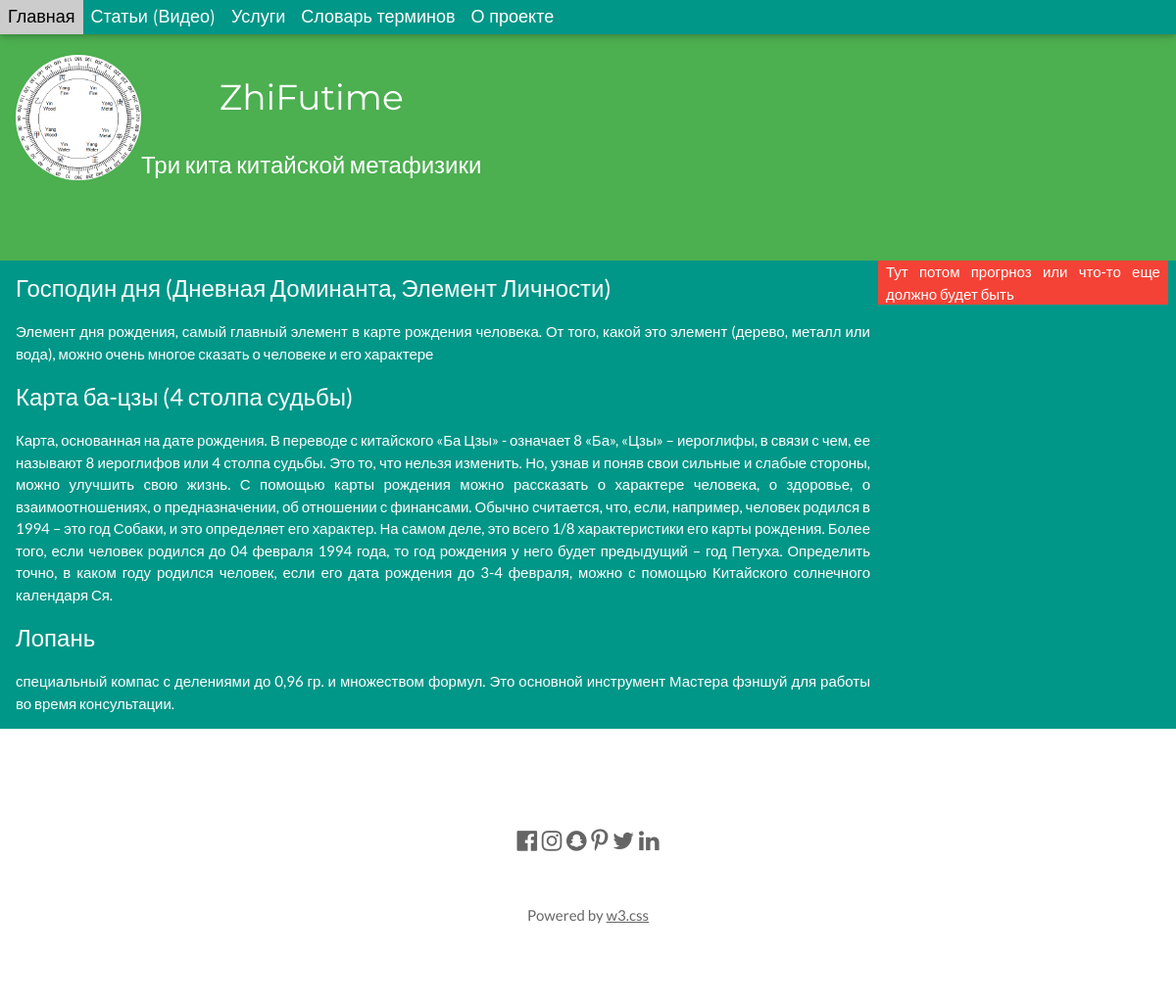
Screenshot of /thesaurus/ with the database file from the repository.
### zhifutime/models.py (models this page shows)
class Term(models.Model):
    title = models.CharField(max_length=80)
    text = models.TextField()
    class Meta:
        ordering = ['title']

### zhifutime/views.py (the view)
# urls.py: url(r'^thesaurus/$', views.thesaurus, name='thesaurus'),
def thesaurus(request):
    terms = Term.objects.all
    return render(request, 'thesaurus.html', {'terms': terms})

### zhifutime/templates/thesaurus.html (shortened to what this page needs)
{%  extends 'basetry.html' %}
{% block main_content %}
    <table class="w3-table-all w3-hoverable">
        {%  for term in terms %}
        <tr>
            <h3>{{ term.title }}</h3>
            <p>{{ term.text }}</p>
        </tr>
        {% endfor %}
    </table>
{% endblock %}

### zhifutime/templates/basetry.html (shortened to what this page needs)
{% load staticfiles %}
<!DOCTYPE html>
<html>
<link rel="stylesheet" href="{% static "w3.css" %}">
<link rel="stylesheet" href="https://cdnjs.cloudflare.com/ajax/libs/font-awesome/4.7.0/css/font-awesome.min.css">
<body>
<div class="w3-top">
  <div class="w3-bar w3-teal w3-card-2 w3-left-align w3-large">
    <a href="{% url "home_page" %}" class="w3-bar-item w3-button w3-padding-small w3-white">Главная</a>
    <a href="{% url "articles" %}" class="w3-bar-item w3-button w3-hide-small  w3-padding-small w3-hover-white">Статьи (Видео)</a>
    <a href="{% url "services" %}" class="w3-bar-item w3-button w3-hide-small  w3-padding-small w3-hover-white">Услуги</a>
    <a href="{% url "thesaurus" %}" class="w3-bar-item w3-button w3-hide-small  w3-padding-small w3-hover-white">Словарь терминов</a>
    <a href="{% url "projectinfo" %}" class="w3-bar-item w3-button w3-hide-small  w3-padding-small w3-hover-white">О проекте</a>
  </div>
</div>
<header class="w3-container w3-green w3-center" style="padding:56px 16px">
    <img class="w3-left w3-circle w3-hide-small" src="{% static "Four-Pillars.png" %}" style="width:128px;height:128px;">
    <div class="w3-left">
    <h1 class="w3-margin">ZhiFutime</h1>
    <p class="w3-xlarge">Три кита китайской метафизики</p>
  </div>
</header>
<div class="w3-row-padding w3-teal" style="text-align: justify">
<div class="w3-col m9 s12 ">
{% block main_content %}{% endblock %}
</div>
<div class="w3-col w3-red w3-hide-small m3">
    Тут потом прогрноз или что-то еще должно будет быть
</div>
</div>
<footer class="w3-container w3-padding-64 w3-center w3-opacity">
  <div class="w3-xlarge w3-padding-32">
    <a href="#"><i class="fa fa-facebook-official w3-hover-opacity"></i></a>
    <i class="fa fa-instagram w3-hover-opacity"></i>
    <i class="fa fa-snapchat w3-hover-opacity"></i>
    <i class="fa fa-pinterest-p w3-hover-opacity"></i>
    <i class="fa fa-twitter w3-hover-opacity"></i>
    <i class="fa fa-linkedin w3-hover-opacity"></i>
 </div>
 <p>Powered by <a href="https://www.w3schools.com/w3css/default.asp" target="_blank">w3.css</a></p>
</footer>
</body>
</html>

### zhifutime/static/w3.css (style rules this page uses)
*,*:before,*:after { box-sizing:inherit }
html { -ms-text-size-adjust:100%;-webkit-text-size-adjust:100% }
body { margin:0 }
article,aside,details,figcaption,figure,footer,header,main,menu,nav,section,summary { display:block }
a { background-color:transparent;-webkit-text-decoration-skip:objects }
img { border-style:none }
html,body { font-family:Verdana,sans-serif;font-size:15px;line-height:1.5 }
html { overflow-x:hidden }
h1 { font-size:36px }
h3 { font-size:24px }
h1,h2,h3,h4,h5,h6 { font-family:"Segoe UI",Arial,sans-serif;font-weight:400;margin:10px 0 }
img { margin-bottom:-5px }
a { color:inherit }
.w3-table,.w3-table-all { border-collapse:collapse;border-spacing:0;width:100%;display:table }
.w3-table-all { border:1px solid #ccc }
.w3-bordered tr,.w3-table-all tr { border-bottom:1px solid #ddd }
.w3-table-all tr:nth-child(odd) { background-color:#fff }
.w3-table-all tr:nth-child(even) { background-color:#f1f1f1 }
.w3-btn,.w3-button { border:none;display:inline-block;outline:0;padding:8px 16px;vertical-align:middle;overflow:hidden;text-decoration:none;color:inherit;background-color:inherit;text-align:center;cursor:pointer;white-space:nowrap }
.w3-btn,.w3-button { -webkit-touch-callout:none;-webkit-user-select:none;-khtml-user-select:none;-moz-user-select:none;-ms-user-select:none;user-select:none }
.w3-bar { width:100%;overflow:hidden }
.w3-bar .w3-bar-item { padding:8px 16px;float:left;width:auto;border:none;outline:none;display:block }
.w3-bar .w3-button { white-space:normal }
.w3-container:after,.w3-container:before,.w3-panel:after,.w3-panel:before,.w3-row:after,.w3-row:before,.w3-row-padding:after,.w3-row-padding:before, .w3-cell-row:before,.w3-cell-row:after,.w3-clear:after,.w3-clear:before,.w3-bar:before,.w3-bar:after { content:"";display:table;clear:both }
.w3-col,.w3-half,.w3-third,.w3-twothird,.w3-threequarter,.w3-quarter { float:left;width:100% }
.w3-col.s12 { width:99.99999% }
@media (min-width:601px) { .w3-col.m3,.w3-quarter { width:24.99999% } }
@media (min-width:601px) { .w3-col.m9,.w3-threequarter { width:74.99999% } }
.w3-top,.w3-bottom { position:fixed;width:100%;z-index:1 }
.w3-top { top:0 }
.w3-circle { border-radius:50% }
.w3-row-padding,.w3-row-padding>.w3-half,.w3-row-padding>.w3-third,.w3-row-padding>.w3-twothird,.w3-row-padding>.w3-threequarter,.w3-row-padding>.w3-quarter,.w3-row-padding>.w3-col { padding:0 8px }
.w3-container,.w3-panel { padding:0.01em 16px }
.w3-card,.w3-card-2 { box-shadow:0 2px 5px 0 rgba(0,0,0,0.16),0 2px 10px 0 rgba(0,0,0,0.12) }
.w3-opacity,.w3-hover-opacity:hover { opacity:0.60 }
.w3-large { font-size:18px!important }
.w3-xlarge { font-size:24px!important }
.w3-left-align { text-align:left!important }
.w3-center { text-align:center!important }
.w3-margin { margin:16px!important }
.w3-padding-small { padding:4px 8px!important }
.w3-padding-32 { padding-top:32px!important;padding-bottom:32px!important }
.w3-padding-64 { padding-top:64px!important;padding-bottom:64px!important }
.w3-left { float:left!important }
.w3-green,.w3-hover-green:hover { color:#fff!important;background-color:#4CAF50!important }
.w3-red,.w3-hover-red:hover { color:#fff!important;background-color:#f44336!important }
.w3-teal,.w3-hover-teal:hover { color:#fff!important;background-color:#009688!important }
.w3-white,.w3-hover-white:hover { color:#000!important;background-color:#fff!important }

### zhifutime/templates/basetry.html (style rules this page uses)
body,h1,h2,h3,h4,h5,h6 { font-family: "Lato", sans-serif }
.w3-bar,h1,button { font-family: "Montserrat", sans-serif }

### rows the page displays
Term: title "Господин дня (Дневная Доминанта, Элемент Личности)", text "Элемент дня рождения, самый главный элемент в карте рождения человека. От того, какой это элемент (дерево, металл или вода), можно очень многое сказать о человеке и его характере"
Term: title "Карта ба-цзы (4 столпа судьбы)", text "Карта, основанная на дате рождения. В переводе с китайского «Ба Цзы» - означает 8 «Ба», «Цзы» – иероглифы, в связи с чем, ее называют 8 иероглифов или 4 столпа судьбы. Это то, что нельзя изменить. Но, узнав и поняв свои сильные и слабые стороны, можно улучшить свою жизнь. С помощью карты рождения можно рассказать о характере человека, о здоровье, о взаимоотношениях, о предназначении, об отношении с финансами. Обычно считается, что, если, например, человек родился в 1994 – это год Собаки, и это определяет его характер. На самом деле, это всего 1/8 характеристики его карты рождения. Более того, если человек родился до 04 февраля 1994 года, то год рождения у него будет предыдущий – год Петуха.…"
Term: title "Лопань", text "специальный компас с делениями до 0,96 гр. и множеством формул. Это основной инструмент Мастера фэншуй для работы во время консультации."
